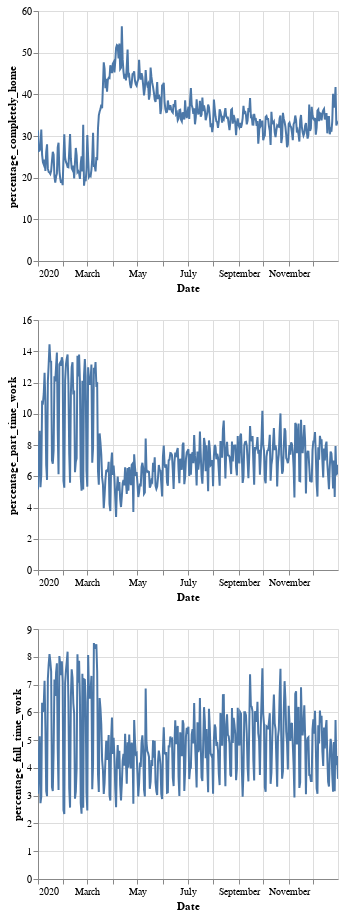

Write notebook code for a chart like this one.
### Code cell
#Visualising mobility

title = '{} {}'.format(city,year)
alt.Chart(grouped_daily.reset_index()).mark_line().encode(
    x=alt.X('date', title='Date'),
    y=alt.Y(alt.repeat('row'), type='quantitative')
).properties(
    width=300,
    height=250
).repeat(
    row=['percentage_completely_home','percentage_part_time_work','percentage_full_time_work']
).interactive()

### Figure 1 — Vega-Lite specification as saved in the notebook (floating-point values rounded to 4 significant figures; data arrays with more than 128 entries replaced by an {"elided": "..."} marker saying what was removed)
{"config": {"view": {"continuousWidth": 400, "continuousHeight": 300}}, "repeat": {"row": ["percentage_completely_home", "percentage_part_time_work", "percentage_full_time_work"]}, "spec": {"data": {"name": "data-85590ea76c7a1a6ec4a21e2e102df2a6"}, "mark": "line", "encoding": {"x": {"type": "temporal", "field": "date", "title": "Date"}, "y": {"type": "quantitative", "field": {"repeat": "row"}}}, "height": 250, "selection": {"selector003": {"type": "interval", "bind": "scales", "encodings": ["x", "y"]}}, "width": 300}, "$schema": "https://vega.github.io/schema/vega-lite/v4.8.1.json", "datasets": {"data-85590ea76c7a1a6ec4a21e2e102df2a6": {"elided": "366 records"}}}
